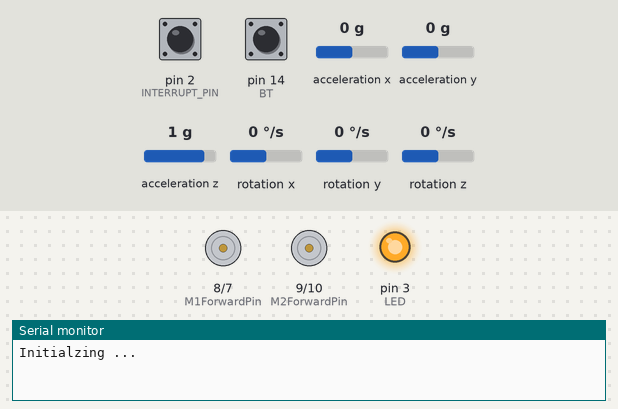
Bench run of a sketch on a simulated Arduino Uno, built with avr-gcc and run on an emulated ATmega328P. On the bench: motor-driver pin pairs drawn as motors (green arrow = first pin HIGH = forward, orange = second pin HIGH = backward, longer = more drive, scaled by the enable pin), output pins drawn as LEDs (lit = HIGH), the last lines printed to the serial monitor. Dashed ring = blinking. Inputs (shaded band) come from the test bench; at power-on: pin 14 (BT) LOW, acceleration x 0 g, acceleration y 0 g, pin 2 (INTERRUPT_PIN) LOW, acceleration z 1 g, rotation x 0 °/s, rotation y 0 °/s, rotation z 0 °/s. The sensor or clock chip raises its interrupt line as the real part does.

Above: at 0.8 s.
0.9 s: pin 14 (BT) driven HIGH
At 2.3 s:
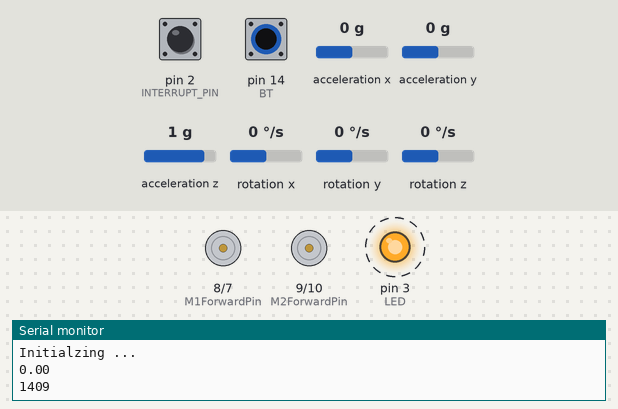
3.9 s: acceleration x set to -1.4 g
6.9 s: pin 14 (BT) driven LOW
At 7.4 s:
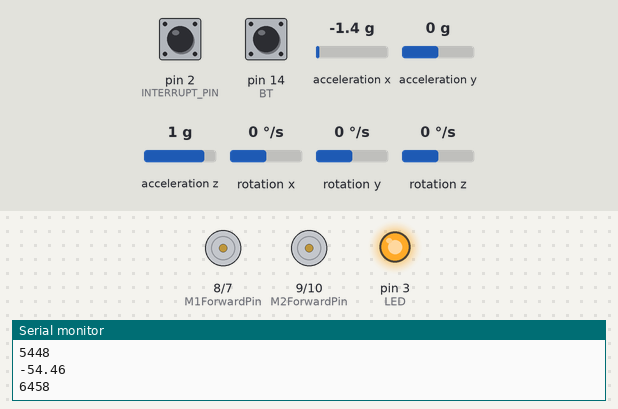
8.4 s: pin 14 (BT) pulsed HIGH 2 times (0.12 s each, 0.3 s apart)
At 9.5 s:
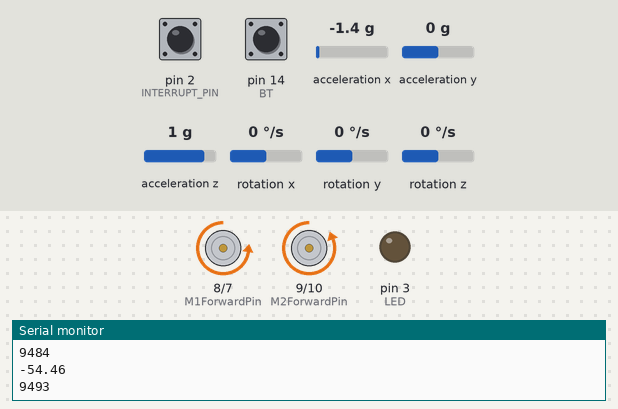
10.5 s: acceleration y set to -1.4 g
At 11.1 s:
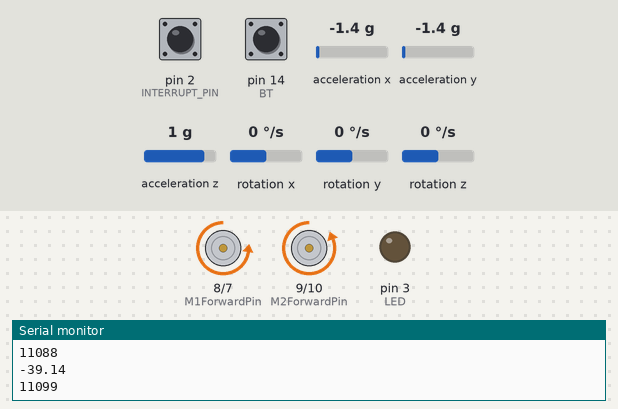
12.0 s: acceleration x set to 0.1 g
At 13.2 s:
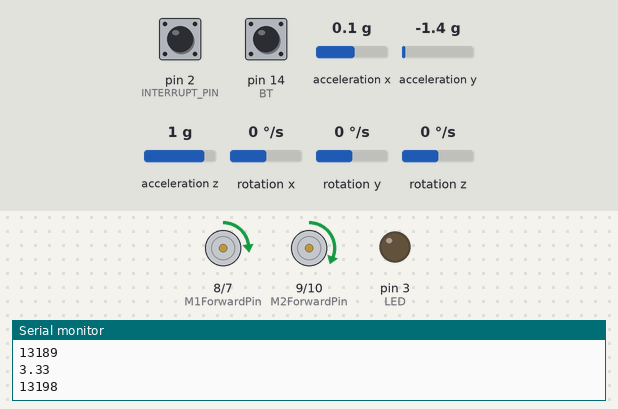
Timing chart, 0 to 14.5 s (numbered marks = the images above; inputs shaded):
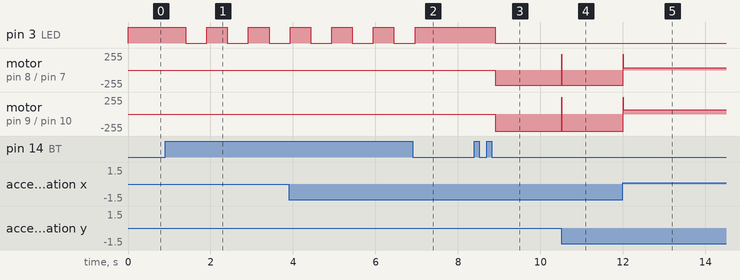

Measured:
- after the input at 0.9 s, pin 3 (LED): alternates HIGH for 0.50 s and LOW for 0.51 s, starting after 0.50 s
- after the input at 6.9 s, pin 3 (LED): goes on until 7.0 s, then stays HIGH
- after the input at 8.4 s, pin 3 (LED): HIGH → LOW after 0.50 s; motor on pin 8 (M1ForwardPin) / pin 7 (M1BackwardPin): stopped → backward 225/255 after 0.51 s; motor on pin 9 (M2ForwardPin) / pin 10 (M2BackwardPin): stopped → backward 255/255 after 0.51 s
- after the input at 10.5 s, motor on pin 8 (M1ForwardPin) / pin 7 (M1BackwardPin): backward 225/255 → forward 235/255 at once, → backward 225/255 0.01 s later; motor on pin 9 (M2ForwardPin) / pin 10 (M2BackwardPin): backward 255/255 → forward 255/255 at once, → backward 255/255 0.01 s later
- after the input at 12.0 s, motor on pin 8 (M1ForwardPin) / pin 7 (M1BackwardPin): backward 225/255 → forward 34/255 at once; motor on pin 9 (M2ForwardPin) / pin 10 (M2BackwardPin): backward 255/255 → forward 64/255 at once

The sketch:

PID_Contorol.ino
```cpp
/* PID Self Balancing Robot
 *
 * Author : Kwon Jin
 * Date : 2023.12.19
 *
 */

#define M1ForwardPin 8
#define M1BackwardPin 7
#define M2ForwardPin 9
#define M2BackwardPin 10

#define M1SpeedPin 5
#define M2SpeedPin 6

#define LED 3
#define BT 14

#include "I2Cdev.h"
#include "MPU6050_6Axis_MotionApps20.h"

#include "Wire.h"

#define INTERRUPT_PIN 2

bool dmpReady = false;
uint8_t mpuIntStatus;
uint16_t packetSize;
uint8_t fifoBuffer[64];

Quaternion q;
VectorFloat gravity;
float ypr[3];

volatile bool mpuInterrupt = false;

//double Kp = 43;
//double Ki = 63.1;
//double Kd = 30.1;

double Kp = 16.9;
double Ki = 0;
double Kd = 600;

double error;
double previousError;

double aimAngle = 0.0;
double currentAngle;

double P_control, I_control, D_control;
double PID_control;
double t = 0.0001;

int offsetMotor1 = 30;
int offsetMotor2 = 0;
int angleOffset = 0.0;

MPU6050 mpu;

void setup() {
  pinMode(M1ForwardPin, OUTPUT);
  pinMode(M1BackwardPin, OUTPUT);
  pinMode(M2ForwardPin, OUTPUT);
  pinMode(M2BackwardPin, OUTPUT);
  pinMode(M1SpeedPin, OUTPUT);
  pinMode(M2SpeedPin, OUTPUT);
  pinMode(LED, OUTPUT);

  pinMode(BT, INPUT);
  pinMode(INTERRUPT_PIN, INPUT);

  Wire.begin();
  Wire.setClock(400000);

  Serial.begin(115200);
  Serial.println("Initialzing ... ");

  calibration();
}

void loop() {
  // put your main code here, to run repeatedly:
   selfBalancing(PID());

   Serial.println(millis());
  if(digitalRead(BT))
  {
    Stop();
    delay(500);
    Kp -= 0.1;
    calibration();
  }
}

void calibration()
{
  digitalWrite(LED, HIGH);
  mpu.initialize();

  while(!digitalRead(BT)){}

  mpu.setXGyroOffset(220);
  mpu.setYGyroOffset(76);
  mpu.setZGyroOffset(-85);
  mpu.setZAccelOffset(1688);

  if(!mpu.dmpInitialize())
  {
    mpu.CalibrateAccel(6);
    mpu.CalibrateGyro(6);
    mpu.PrintActiveOffsets();

    mpu.setDMPEnabled(true);

    digitalPinToInterrupt(INTERRUPT_PIN);

    attachInterrupt(digitalPinToInterrupt(INTERRUPT_PIN), dmpDataReady, RISING);
    mpuIntStatus = mpu.getIntStatus();

    dmpReady = true;

    packetSize = mpu.dmpGetFIFOPacketSize();
  }

  digitalWrite(LED, LOW);
}

int PID()
{
  currentAngle = getPitch();
  error = errOffset(aimAngle - currentAngle);
  P_control = Kp * error;
  I_control += Ki * error * t;
  D_control = Kd * (error - previousError) / t;

  PID_control = P_control + I_control + D_control;
  PID_control = constrain(PID_control, -255, 255);

  previousError = error;

  return PID_control;
}

double getPitch()
{
  if(mpu.dmpGetCurrentFIFOPacket(fifoBuffer))
  {
    mpu.dmpGetQuaternion(&q, fifoBuffer);
    mpu.dmpGetGravity(&gravity, &q);
    mpu.dmpGetYawPitchRoll(ypr, &q, &gravity);
    Serial.println(ypr[1] * 180/M_PI);
    return ypr[1] * 180/M_PI;
  }
}

void dmpDataReady()
{
  mpuInterrupt = true;
}

double errOffset(double err)
{
  if((err < angleOffset && err >= 0.0) || (err > -angleOffset && err <= 0.0))
    return err = 0.0;
  else
    return err;
}

void selfBalancing(int val)
{
  if(val > 0)
    backward(val);
  else if (val < 0)
    forward(-val);

  else
    Stop();
}

void forward(int spd)
{
  digitalWrite(M1ForwardPin, HIGH);
  digitalWrite(M1BackwardPin, LOW);
  digitalWrite(M2ForwardPin, HIGH);
  digitalWrite(M2BackwardPin, LOW);

  analogWrite(M1SpeedPin, constrain(spd - offsetMotor1 + 10 , 5, 255) );
  analogWrite(M2SpeedPin, constrain(spd - offsetMotor2 + 10, 5, 255) );
}

void backward(int spd)
{
  digitalWrite(M1ForwardPin, LOW);
  digitalWrite(M1BackwardPin, HIGH);
  digitalWrite(M2ForwardPin, LOW);
  digitalWrite(M2BackwardPin, HIGH);

  analogWrite(M1SpeedPin, constrain(spd - offsetMotor1 , 5, 255));
  analogWrite(M2SpeedPin, constrain(spd - offsetMotor2 , 5, 255));
}

void Stop()
{
  digitalWrite(M1ForwardPin, HIGH);
  digitalWrite(M1BackwardPin, LOW);
  digitalWrite(M2ForwardPin, HIGH);
  digitalWrite(M2BackwardPin, LOW);

  analogWrite(M1SpeedPin, 0);
  analogWrite(M2SpeedPin, 0);
}
```
